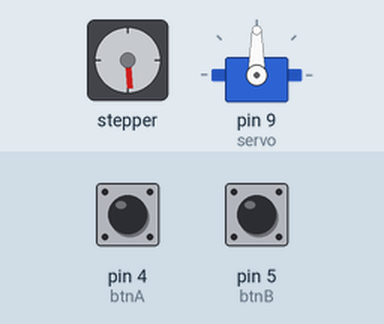
Simulated run of this sketch. Board: Arduino Uno, built with avr-gcc and run on an emulated ATmega328P. Parts: stepper motor, servo. Wiring (inferred from the names in the program): stepper motor driver (200 steps per turn assumed): step pin 7; direction pin 6. Inputs (shaded band) come from the test bench; at power-on: pin 4 (btnA) HIGH, pin 5 (btnB) HIGH.

Above: at 1.2 s.
1.3 s: pin 4 (btnA) pulled LOW for 0.15 s
At 1.65 s:
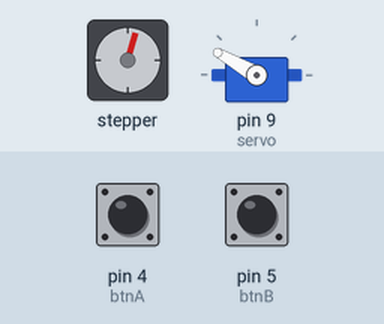
4.3 s: pin 5 (btnB) pulled LOW for 0.15 s
At 4.95 s:
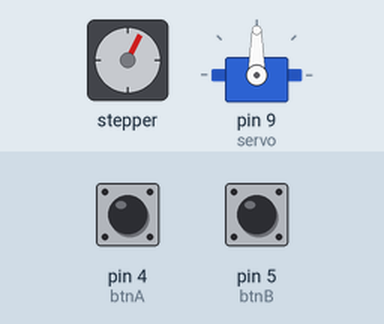
7.3 s: pin 4 (btnA) pulled LOW for 1 s
At 7.65 s:
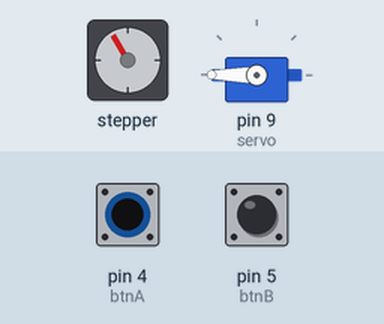
10.3 s: pin 5 (btnB) pulled LOW for 1 s
At 10.65 s:
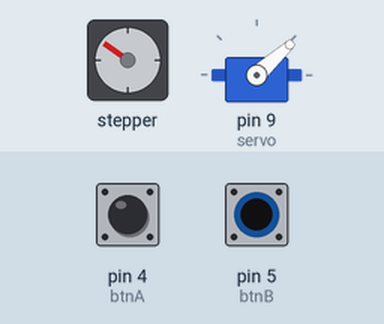
13.3 s: pin 4 (btnA) pulled LOW for 0.15 s
At 13.65 s:
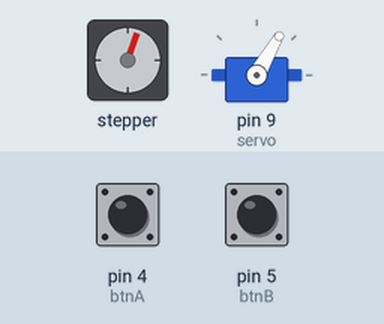
16.3 s: pin 5 (btnB) pulled LOW for 0.15 s
At 16.66 s:
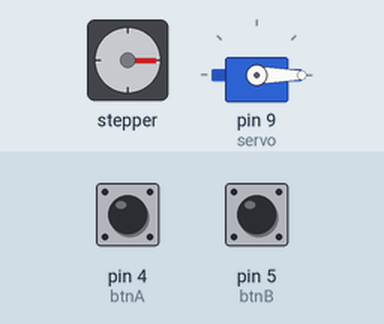
Timing chart, 0 to 20.3 s (numbered marks = the images above; inputs shaded):
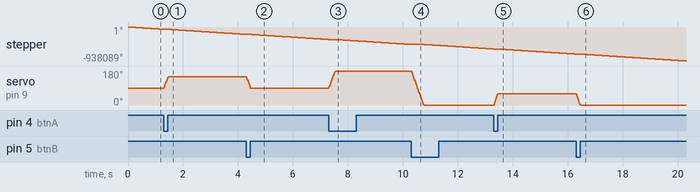

Measured:
- after the input at 1.3 s, servo on pin 9 (servo): moves from 90° to 150° over 0.17 s, starting at once
- after the input at 4.3 s, servo on pin 9 (servo): 150° → 90° at once
- after the input at 7.3 s, servo on pin 9 (servo): moves from 90° to 180° over 0.23 s, starting at once
- after the input at 10.3 s, servo on pin 9 (servo): moves from 180° to 0° over 0.47 s, starting at once
- after the input at 13.3 s, servo on pin 9 (servo): 0° → 60° at once
- after the input at 16.3 s, servo on pin 9 (servo): moves from 60° to 0° over 0.17 s, starting at once

The sketch:

stepper_control_vertical.ino
```cpp
#include <Servo.h>

#define DIR_PIN 6   // ARM_Y_DIR_D6 → DIR- on TB6600
#define PUL_PIN 7   // ARM_Y_PWM_D7 → PUL- on TB6600
Servo servo;

const int btnA = 4;
const int btnB = 5;

int currentSpeed = 90;
const int rampDelay = 5;

void setup() {
  pinMode(DIR_PIN, OUTPUT);
  pinMode(PUL_PIN, OUTPUT);
  digitalWrite(DIR_PIN, LOW);
  servo.attach(9);
  pinMode(btnA, INPUT_PULLUP);
  pinMode(btnB, INPUT_PULLUP);
  servo.write(90);
}

void loop() {
  // --- STEPPER SPEED ---
  // Lower Microseconds = Faster Shaft Rotation
  digitalWrite(PUL_PIN, HIGH);
  delayMicroseconds(10);
  digitalWrite(PUL_PIN, LOW);
  delayMicroseconds(10);

  // --- SERVO SPEED ---
  if (digitalRead(btnA) == LOW && currentSpeed < 180) {
    currentSpeed += 2;
    servo.write(currentSpeed);
    delay(rampDelay);
  }

  if (digitalRead(btnB) == LOW && currentSpeed > 0) {
    currentSpeed -= 2;
    servo.write(currentSpeed);
    delay(rampDelay);
  }
}
```

testjoystick.c
```cpp
#include <Servo.h>

// =========================
// PIN DEFINITIONS
// =========================
#define DIR_H        12   // Horizontal DIR (PB6)
#define DIR_Y        6    // Y-Axis DIR
#define PUL_H        13   // Horizontal PUL (PB7)
#define PUL_Y        7    // Y-Axis PUL (PH4)
#define JOY_Y        A4   // Joystick Y axis
#define JOY_X        A5   // Joystick X axis

Servo servo;
const int btnA = 4;
const int btnB = 5;
int currentSpeed = 90;
const int rampDelay = 5;

void setup() {
  pinMode(DIR_H, OUTPUT);
  pinMode(DIR_Y, OUTPUT);
  pinMode(PUL_H, OUTPUT);
  pinMode(PUL_Y, OUTPUT);
  digitalWrite(DIR_H, LOW);
  digitalWrite(DIR_Y, LOW);

  servo.attach(9);
  pinMode(btnA, INPUT_PULLUP);
  pinMode(btnB, INPUT_PULLUP);
  servo.write(90);
}

void loop() {
  int joyY     = analogRead(JOY_Y);
  int joyX     = analogRead(JOY_X);
  int deadLow  = 470;
  int deadHigh = 550;

  // =========================
  // JOYSTICK Y -> Y-AXIS STEPPER
  // =========================
  if (joyY > deadHigh) {
    digitalWrite(DIR_Y, HIGH);
    int pulseDelay = map(joyY, deadHigh, 1023, 1200, 200);
    pulseDelay = constrain(pulseDelay, 200, 1200);
    digitalWrite(PUL_Y, HIGH);
    delayMicroseconds(pulseDelay);
    digitalWrite(PUL_Y, LOW);
    delayMicroseconds(pulseDelay);
  }
  else if (joyY < deadLow) {
    digitalWrite(DIR_Y, LOW);
    int pulseDelay = map(joyY, 0, deadLow, 200, 1200);
    pulseDelay = constrain(pulseDelay, 200, 1200);
    digitalWrite(PUL_Y, HIGH);
    delayMicroseconds(pulseDelay);
    digitalWrite(PUL_Y, LOW);
    delayMicroseconds(pulseDelay);
  }
  // else: center = stop, no pulse

  // =========================
  // JOYSTICK X -> HORIZONTAL STEPPER
  // =========================
  if (joyX > deadHigh) {
    digitalWrite(DIR_H, HIGH);
    int pulseDelay = map(joyX, deadHigh, 1023, 1200, 200);
    pulseDelay = constrain(pulseDelay, 200, 1200);
    digitalWrite(PUL_H, HIGH);
    delayMicroseconds(pulseDelay);
    digitalWrite(PUL_H, LOW);
    delayMicroseconds(pulseDelay);
  }
  else if (joyX < deadLow) {
    digitalWrite(DIR_H, LOW);
    int pulseDelay = map(joyX, 0, deadLow, 200, 1200);
    pulseDelay = constrain(pulseDelay, 200, 1200);
    digitalWrite(PUL_H, HIGH);
    delayMicroseconds(pulseDelay);
    digitalWrite(PUL_H, LOW);
    delayMicroseconds(pulseDelay);
  }
  // else: center = stop, no pulse

  // =========================
  // BUTTONS -> SERVO CONTROL
  // =========================
  if (digitalRead(btnA) == LOW && currentSpeed < 180) {
    currentSpeed += 2;
    servo.write(currentSpeed);
    delay(rampDelay);
  }
  if (digitalRead(btnB) == LOW && currentSpeed > 0) {
    currentSpeed -= 2;
    servo.write(currentSpeed);
    delay(rampDelay);
  }
}
```
